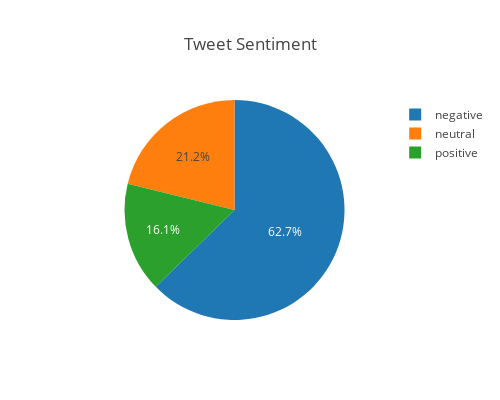

Notebook cell for this chart:
### Markdown cell above
## Data Visualization

### Code cell
# View distribution of tweets by sentiment 
# (Changing colors to red/gray/green would be nice)
trace = go.Pie(labels=tweets['airline_sentiment'].value_counts().index, 
              values=tweets['airline_sentiment'].value_counts())

# Create the layout
layout = go.Layout(
    title = 'Tweet Sentiment',
    height = 400,
    width = 500,
    autosize = False,
    yaxis = dict(title='Number of tweets')
)

fig = go.Figure(data = [trace], layout = layout)
py.offline.iplot(fig, filename='cufflinks/simple')

### Figure 1 — Plotly figure (JSON) as saved in the notebook; plotly's stock layout.template omitted (floating-point values rounded to 4 significant figures)
{"data": [{"labels": ["negative", "neutral", "positive"], "type": "pie", "uid": "1098ca2c-dd56-4b3c-920d-eee92840c448", "values": [9178, 3099, 2363]}], "layout": {"autosize": false, "height": 400, "title": "Tweet Sentiment", "width": 500, "yaxis": {"title": "Number of tweets"}}}
